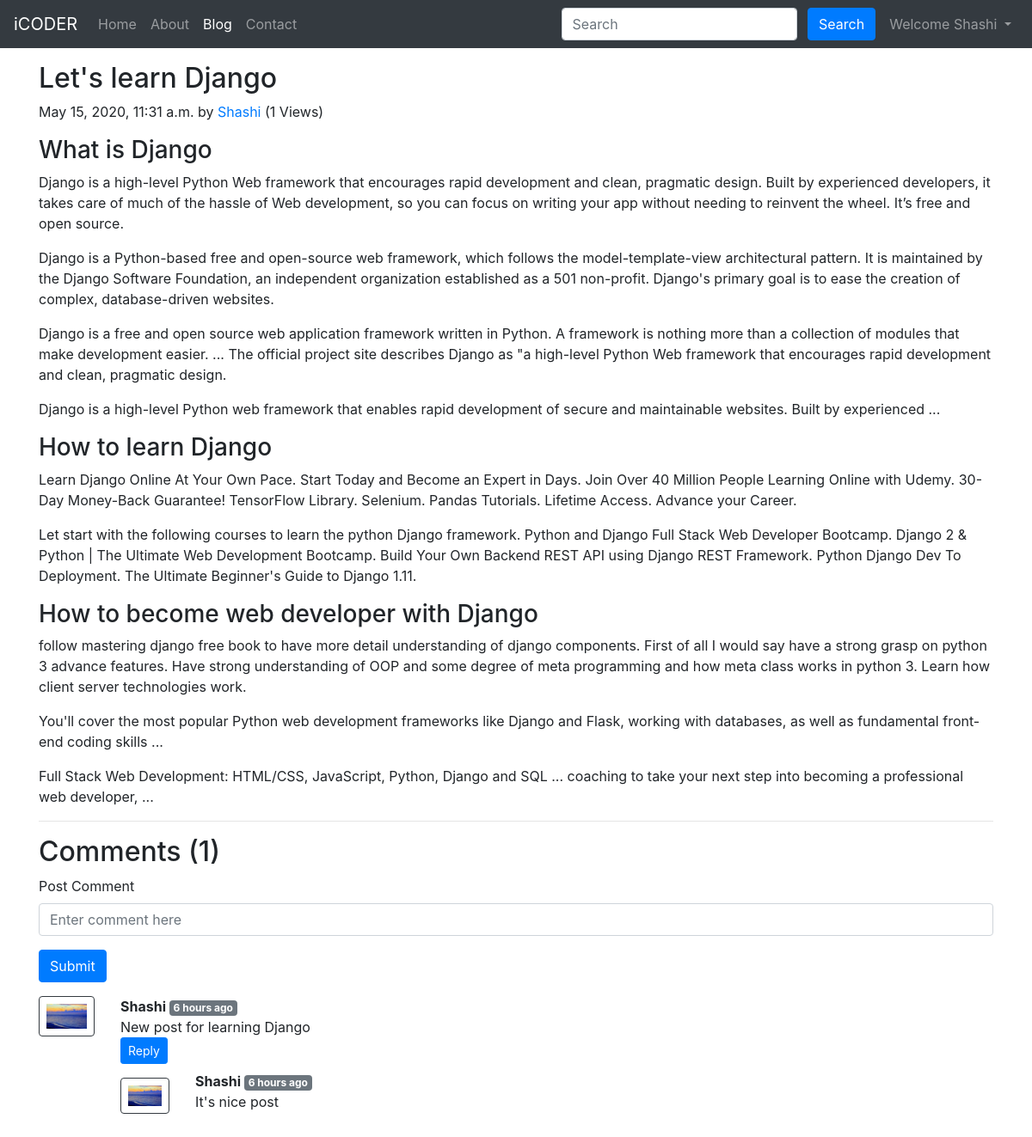
The app's page /blog/learn-django (signed in) with its own data.
### blog/models.py (models this page shows, shortened)
class Post(models.Model):
    sno = models.AutoField(primary_key=True)
    title = models.CharField(max_length=255)
    content = models.TextField()
    author = models.CharField(max_length=255)
    slug = models.CharField(max_length=255)
    views = models.IntegerField(default=0)
    timeStamp = models.DateTimeField(blank=True)

class BlogComment(models.Model):
    sno = models.AutoField(primary_key = True)
    comment = models.TextField()
    user = models.ForeignKey(User, on_delete=models.CASCADE)
    post = models.ForeignKey(Post, on_delete=models.CASCADE)
    parent = models.ForeignKey('self', on_delete=models.CASCADE, null=True)
    timestamp = models.DateTimeField(default=now)
    def __str__(self):
        return self.comment[0:13] + "..." +" "+ "by"+" "+ self.user.username

### blog/views.py (the view)
# urls.py: path('<str:slug>', views.blogPost, name='blogPost'),
def blogPost(request, slug):
    post = Post.objects.filter(slug=slug).first()
    post.views = post.views + 1
    post.save()
    comments = BlogComment.objects.filter(post=post, parent=None)
    replies = BlogComment.objects.filter(post=post).exclude(parent=None)
    replyDict = {}
    for reply in replies:
        if reply.parent.sno not in replyDict.keys():
            replyDict[reply.parent.sno] = [reply]
        else:
            replyDict[reply.parent.sno].append(reply)
    print(replyDict)
    context = {'post': post, 'comments': comments, 'user': request.user, 'replyDict': replyDict}
    return render(request, 'blog/blogPost.html', context)

### blog/templatetags/extras.py (called while the page is built)
@register.filter(name='get_val')
def get_val(dict, key):
    return dict.get(key)

### templates/blog/blogPost.html (shortened to what this page needs)
{% extends 'base.html' %}
{% block blogactive %} active {% endblock blogactive %}
{% block body %}
{% load humanize %}
{% load extras %}
<div class="container my-3">
    <h2 class="blog-post-title">{{post.title}}</h2>
    <p class="blog-post-meta">{{post.timeStamp}} by <a href="/about">{{post.author}}</a> (<span>{{post.views}} Views</span>) </p>
    <p>{{post.content|safe}} </p>
    <hr>
</div>
<div class="container">
    <h2>Comments ({{comments.count}})</h2>
    <div class="my-2">
        {% if user.is_authenticated %}
        <form action="/blog/postComment" method="POST">
            <div class="form-group">
                <label for="exampleInputEmail1">Post Comment</label>
                <input type="text" class="form-control" name="comment" placeholder="Enter comment here">
            </div>
            <button type="submit" class="btn btn-primary">Submit</button>
        </form>
        {% else %}
        <p>Please login to post a comment</p>
        {% endif %}
    </div>
    {% for comment in comments %}
    <div class="row my-3">
        <div class="col-md-1 ">
            <img class="rounded mx-auto d-block w-100 p-2 border border-dark" src="/static/img/user.png" alt="user">
        </div>
        <div class="col-md-11 ">
            <b>{{comment.user.username}} </b> <span
                class="badge badge-secondary">{{comment.timestamp | naturaltime}}</span>
            <div> {{comment.comment}} </div>
            <div class="reply mx-0">
                  {% if user.is_authenticated %}
                  <button class="btn btn-sm btn-primary" type="button" data-toggle="collapse"
                    data-target="#replyBox{{comment.sno}}" aria-expanded="false"
                    aria-controls="replyBox{{comment.sno}}">
                    Reply
                </button>
                {% else %}
                    <button class="btn btn-sm btn-primary" type="button" data-toggle="collapse"
                    data-target="#replyBox{{comment.sno}}" aria-expanded="false"
                    aria-controls="replyBox{{comment.sno}} disabled">
                    Login to reply
                </button>
                {% endif %}
                <div class="replies my-2">
                    {% for reply in replyDict|get_val:comment.sno %}
                    <div class="row">
                        <div class="col-md-1 my-2">
                            <img class="rounded mx-auto d-block w-100 p-2 border border-dark" src="/static/img/user.png" alt="user">
                        </div>
                        <div class="col-md-11">
                        <b>{{reply.user.username}} </b> <span
                         class="badge badge-secondary">{{reply.timestamp | naturaltime}}</span>
                        <div> {{reply.comment}} </div>
                        </div>
                        <br>
                    </div>
                    {% endfor %}
                </div>
            </div>
        </div>
    </div>
    {% endfor %}
</div>
{% endblock body %}

### templates/base.html (shortened to what this page needs)
<!doctype html>
<html lang="en">
<head>
  <link rel="stylesheet" href="https://stackpath.bootstrapcdn.com/bootstrap/4.4.1/css/bootstrap.min.css"
>
</head>
<body>
  <nav class="navbar navbar-expand-lg navbar-dark bg-dark">
    <a class="navbar-brand" href="/">iCODER</a>
    <div class="collapse navbar-collapse" id="navbarSupportedContent">
      <ul class="navbar-nav mr-auto">
        <li class="nav-item {% block homeactive %} {% endblock homeactive %} ">
          <a class="nav-link" href="/">Home <span class="sr-only">(current)</span></a>
        </li>
        <li class="nav-item {% block aboutactive %} {% endblock aboutactive %}">
          <a class="nav-link" href="/about">About</a>
        </li>
        <li class="nav-item {% block blogactive %} {% endblock blogactive %}">
          <a class="nav-link" href="/blog">Blog</a>
        </li>
        <li class="nav-item {% block contactactive %} {% endblock contactactive %}">
          <a class="nav-link" href="/contact">Contact</a>
        </li>
      </ul>
      <div class="ml-auto form-inline">
      <form method="get" action="/search" class="my-2 my-lg-0">
        <input class="form-control mr-sm-2" type="search" placeholder="Search" aria-label="Search" name="query"
          id="query">
        <button class="btn btn-primary mr-2 my-2 my-sm-0" type="submit">Search</button>
        </form>
        {% if user.is_authenticated %}
        <ul class="navbar-nav">
        <li class="nav-item dropdown">
        <a class="nav-link dropdown-toggle" href="#" id="navbarDropdown" role="button" data-toggle="dropdown" aria-haspopup="true" aria-expanded="false">
          Welcome {{request.user}}
        </a>
      </li>
      {% endif %}
      </div>
    </div>
  </nav>
  {% block body %}
  {% endblock body %}
</body>
</html>

### records on screen
Post: title "Let's learn Django", timeStamp "May 15, 2020, 11:31 a.m.", author "Shashi", views "1", content "What is Django Django is a high-level Python Web framework that encourages rapid development and clean, pragmatic design. Built by experienced developers, it takes care of much of the hassle of Web development, so you can focus on writing your app without needing to reinvent the wheel. It’s free and open source. Django is a Python-based free and open-source web framework, which follows the model-template-view architectural pattern. It is maintained by the Django Software Foundation, an independent organization established as a 501 non-profit. Django's primary goal is to ease the creation of complex, database-driven websites. Django is a free and open source web application framework written…"
BlogComment: user.username "Shashi", timestamp "6 hours ago", comment "New post for learning Django"
BlogComment: user.username "Shashi", timestamp "6 hours ago", comment "It's nice post"

### other values on screen
{{ request.user }} "Shashi"
{{ comments.count }} "1"
